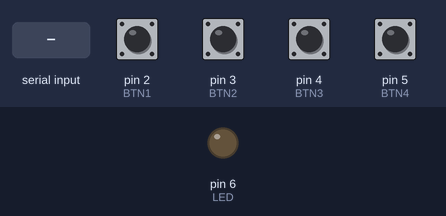
This sketch was run on a simulated Arduino Uno, built with avr-gcc and run on an emulated ATmega328P. On the bench: output pins drawn as LEDs (lit = HIGH). Dashed ring = blinking. The inputs (shaded band) are chosen by the test bench; at power-on: pin 2 (BTN1), pin 3 (BTN2), pin 4 (BTN3), pin 5 (BTN4) LOW. What the sketch prints to the serial monitor is not drawn.

Above: at 1.8 s.
1.9 s: "90,45\n" received over Serial
At 3.3 s:
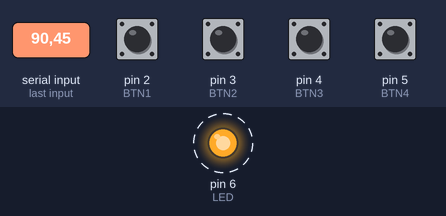
Timing chart, 0 to 12.2 s (numbered marks = the images above; inputs shaded):
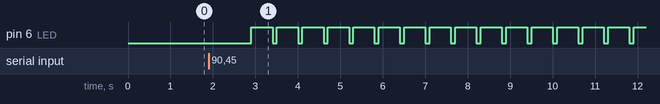

The sketch:

HacerBinarioyRecibirDecimalLed.ino
```cpp
//Variables and constant
const int BTN1= 2;  //port from arduino hw
const int BTN2= 3;
const int BTN3= 4;
const int BTN4= 5;
const int LED= 6;
String cadenaBin;
String resdata;

void setup() {

  //pinMode()  definide devices
  pinMode(BTN1, INPUT);
  pinMode(BTN2, INPUT);
  pinMode(BTN3, INPUT);
  pinMode(BTN4, INPUT);
  pinMode(LED, OUTPUT);
  Serial.begin(9600);  //start to use console

}

void loop() {

//String(argumento)   function to came a variable to string

  cadenaBin= String(digitalRead(BTN1)) + String(digitalRead(BTN2)) + String(digitalRead(BTN3)) + String(digitalRead(BTN4));
  Serial.println(cadenaBin);
  delay(1000);

  //intermeiario python

 resdata= Serial.readString();  //read data from console but as String

 for(int i=0; i<resdata.toInt(); i++){ // parseo to int
  digitalWrite(LED, HIGH);
  delay(500);
  digitalWrite(LED, LOW);
  delay(100);
 }
}
```

Measured:
- after the input at 1.9 s, pin 6 (LED): alternates HIGH for 0.50 s and LOW for 0.10 s, starting after 1.0 s
